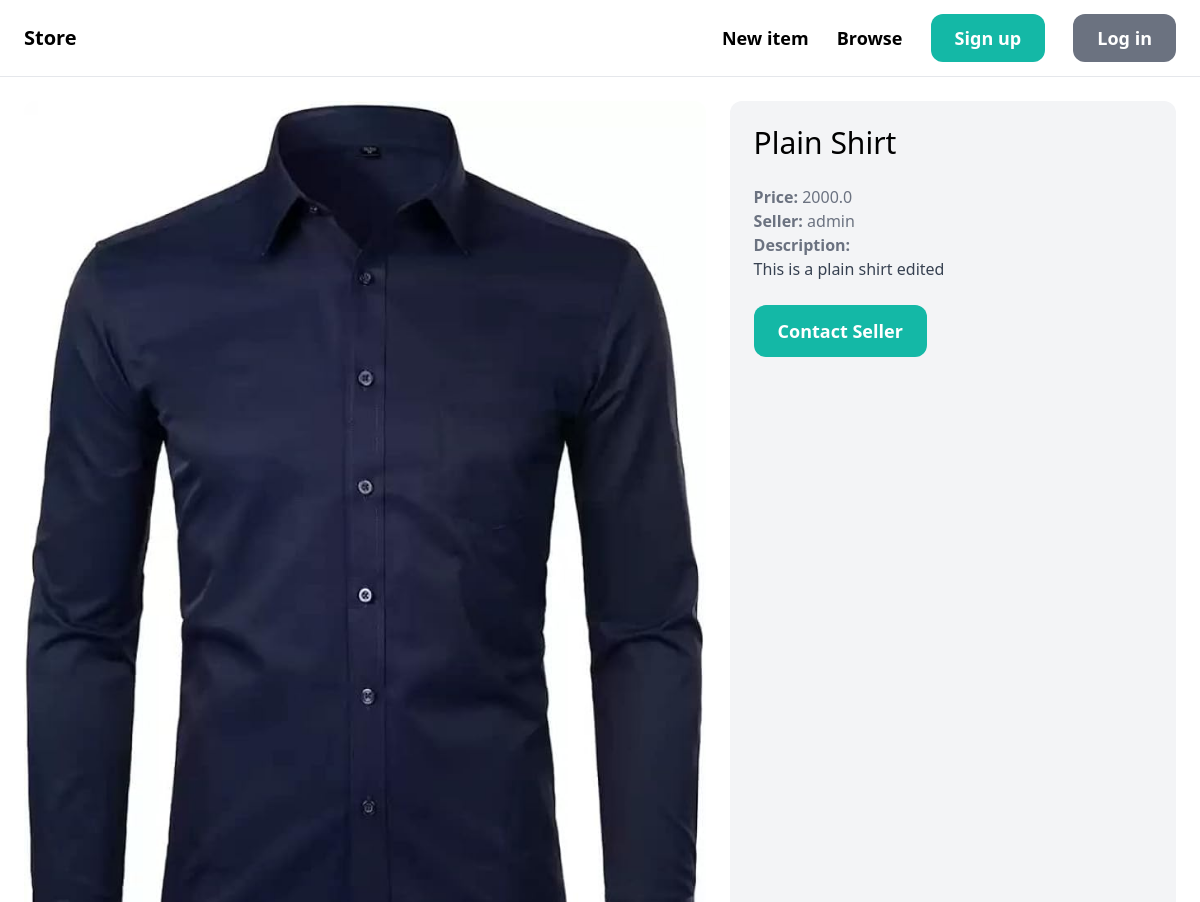
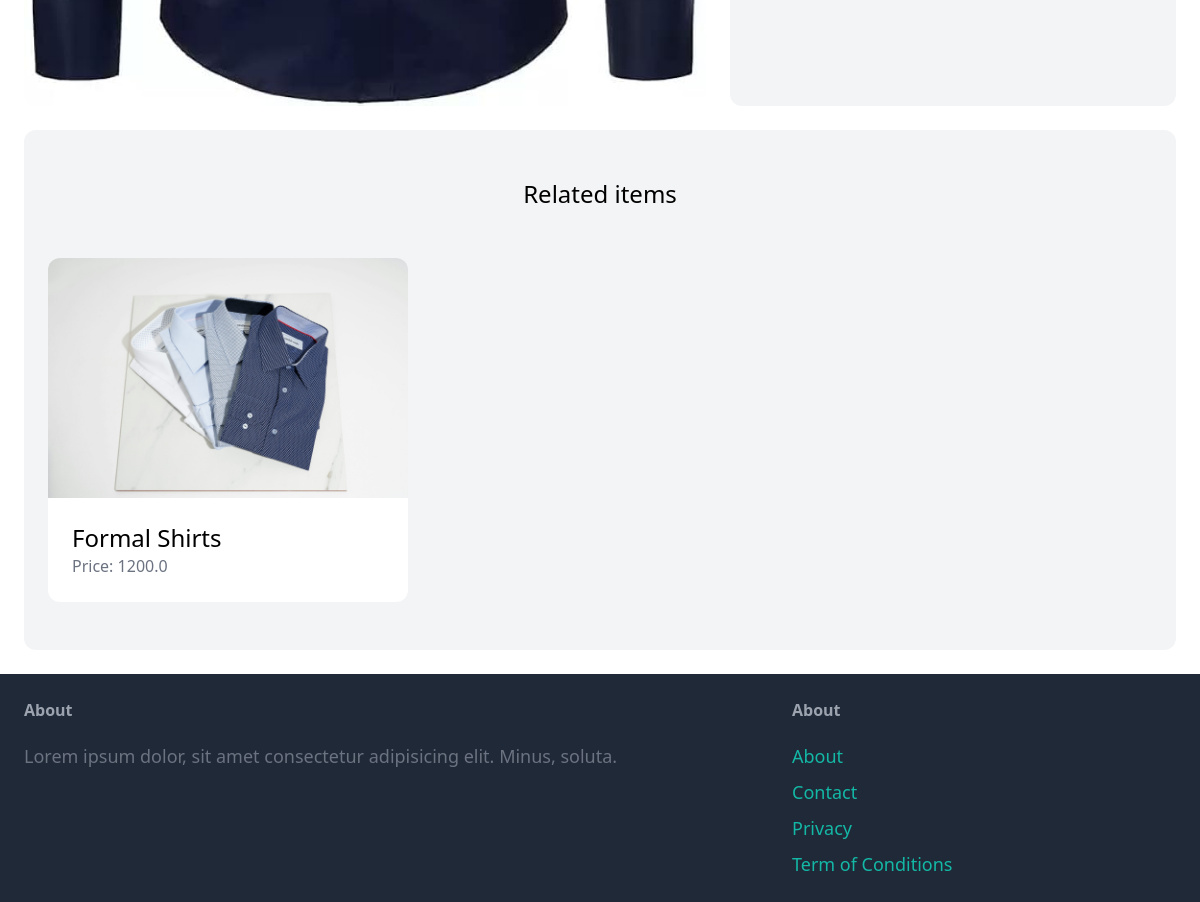
Page /items/1/ on the committed database (2 pictures, top to bottom).
### item/models.py (models this page shows, shortened)
class Item(models.Model):
    category = models.ForeignKey(Category, related_name='items', on_delete=models.CASCADE)
    name = models.CharField(max_length=255)
    description = models.TextField(blank=True, null=True)
    price = models.FloatField()
    image = models.ImageField(upload_to='item_images', blank=True, null=True)
    is_sold = models.BooleanField(default=False)
    created_by = models.ForeignKey(User, related_name='items', on_delete=models.CASCADE)
    created_at = models.DateTimeField(auto_now_add=True)

### item/views.py (the view)
# urls.py: path('<int:pk>/',views.detail,name="detail"),
def detail(request, pk):
    item = get_object_or_404(Item, pk=pk)
    related_items = Item.objects.filter(category = item.category, is_sold = False).exclude(pk = pk)[0:3]
    return render(request, 'item/detail.html', {
        'item':item,
        'related_items':related_items,
    })

### item/templates/item/detail.html (shortened to what this page needs)
{% extends "core/base.html" %}
{% block content %}
    <div class="grid grid-cols-5 gap-6">
        <div class="col-span-3 ">
            <img src="{{item.image.url}}" class="rounded-xl" alt="">
        </div>
        <div class="col-span-2 p-6 bg-gray-100 rounded-xl">
            <h1 class="mb-6 text-3xl">{{item.name}}</h1>
            <p class="text-gray-500"><strong>Price: </strong>{{item.price}}</p>
            <p class="text-gray-500"><strong>Seller: </strong>{{item.created_by.username}}</p>
            {% if item.description %}
                <p class="text-gray-700"><strong class="text-gray-500">Description:</strong><br>{{item.description}}</p>
            {% endif %}
            {% if request.user == item.created_by %}
                <div class="mt-6 p-6 bg-white rounded-xl">
                    <p>This is your item!</p>
                    <a href="{% url 'item:edit' item.id %}" class="inline-block mt-6 px-6 py-3 text-lg font-semibold bg-teal-500 text-white rounded-xl">Edit</a>
                    <a href="{% url 'item:delete' item.id%}" class="inline-block mt-6 px-6 py-3 text-lg font-semibold bg-red-500 text-white rounded-xl">Delete</a>
                </div>
            {%else%}
                <a href="{% url "communication:new" item.id%}" class="inline-block mt-6 px-6 py-3 text-lg font-semibold bg-teal-500 text-white rounded-xl hover:bg-teal-700">Contact Seller</a>
            {%endif%}
        </div>
    </div>
    <div class="mt-6 px-6 py-12 bg-gray-100 rounded-xl">
        <h2 class="mb-12 text-2xl text-center">Related items</h2>
        <div class="grid grid-cols-3 gap-3">
            {% for item in related_items %}
                <div>
                    <a href="{% url 'item:detail' item.id %}">
                        <div>
                            <img src="{{ item.image.url }}" class="rounded-t-xl" alt="" styl>
                        </div>
                        <div class="p-6 bg-white rounded-b-xl">
                            <h2 class="text-2xl">{{item.name}}</h2>
                            <p class="text-gray-500">Price: {{item.price}}</p>
                        </div>
                    </a>
                </div>
            {% endfor %}
        </div>
    </div>
{% endblock content %}

### rows in the picture
Item: image (picture), name "Plain Shirt", price "2000.0", created_by.username "admin", description "This is a plain shirt edited"
Item: image (picture), name "Formal Shirts", price "1200.0"
